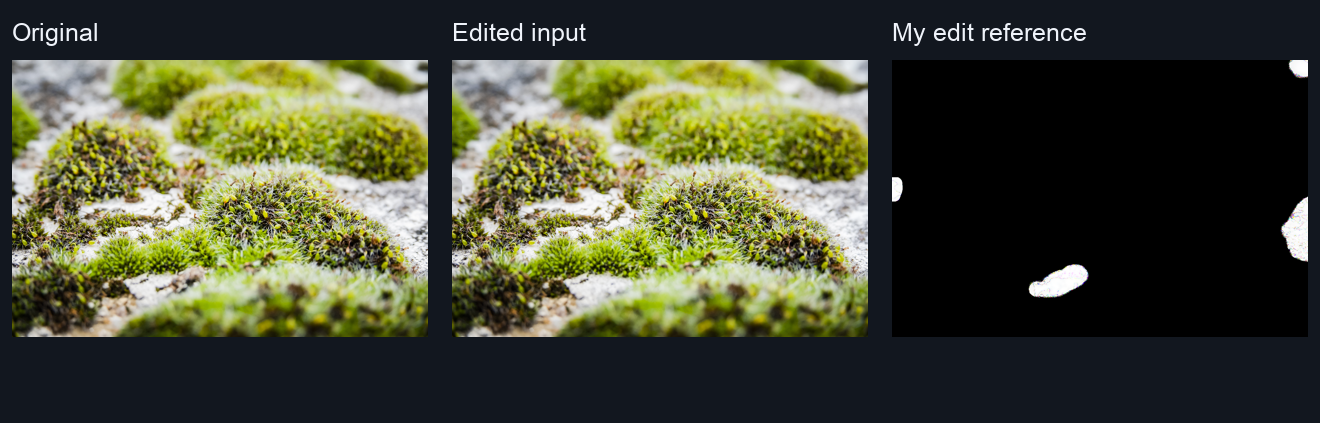
#> input picture examples/moss/comparison.png, 1320 x 423 px, given in place of source.jpg, which was not available
$ python generate-prnu-build-96mp-reference.py
#> lines starting #> are read from the running program, lines starting #| are printed output that depends on the picture
from pathlib import Path
import sys,hashlib,json,time
sys.dont_write_bytecode=True
sys.path[:0]=['/Users/gaeldauchy/SHERLOQ/source/gui','/Users/gaeldauchy/SHERLOQ/source']
import numpy as np,cv2 as cv
from sherloq_app.core.prnu import extract_residual
root=Path(__file__).resolve().parents[1];out=root/'.build/prnu-build-96mp';out.mkdir(exist_ok=True);started=time.monotonic()
source=root/'.build/pixels-96mp/source.jpg';bgr=cv.imread(str(source));gray=cv.cvtColor(bgr,cv.COLOR_BGR2GRAY).astype('f8')/255;del bgr
#> further down, bgr is the input picture: shape (423, 1320, 3); mean B, G, R 52.4, 73.7, 70.6
#> after `gray = cv.cvtColor(bgr, cv.COLOR_BGR2GRAY).astype('f8') / 255`:
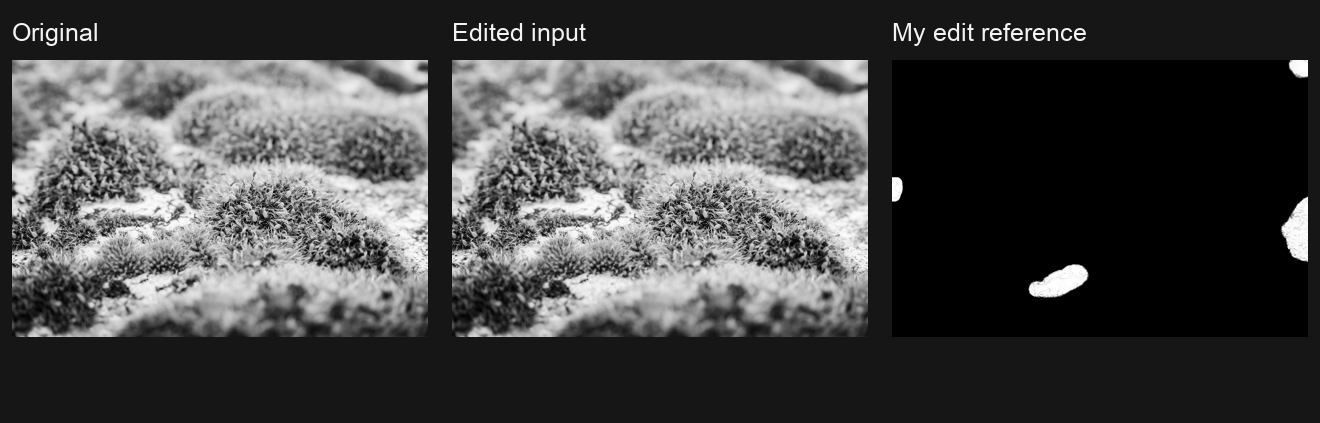
#> gray: shape (423, 1320) float64; min 0, max 1, mean 0.275
#> (the run stopped early here; a loop or call above may not have finished)

$ run again, on examples/moss/edited.png
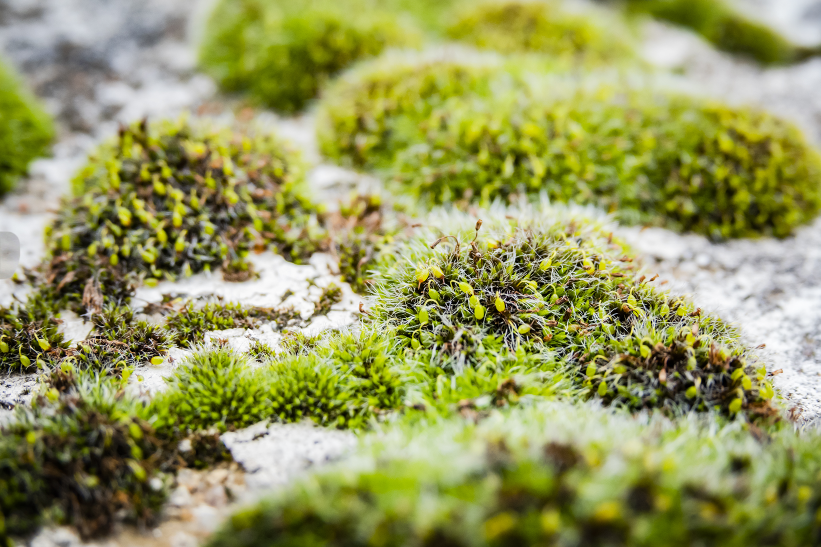
#> input picture examples/moss/edited.png, 1642 x 1094 px, given in place of source.jpg, which was not available (shown at 1/2 size)
#> bgr is the input picture: shape (1094, 1642, 3); mean B, G, R 93.1, 152.4, 149.3
#> `gray = cv.cvtColor(bgr, cv.COLOR_BGR2GRAY).astype('f8') / 255`:
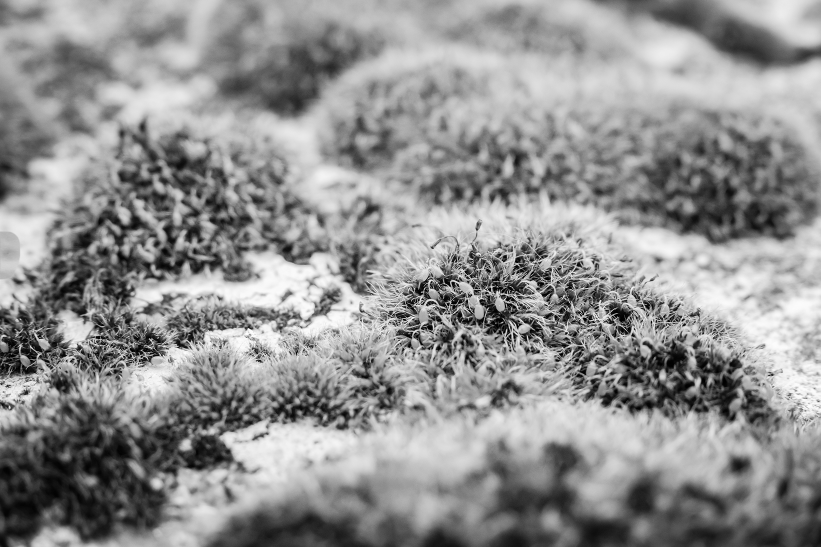
#> gray: shape (1094, 1642) float64 (shown at 1/2 size); min 0, max 1, mean 0.568
